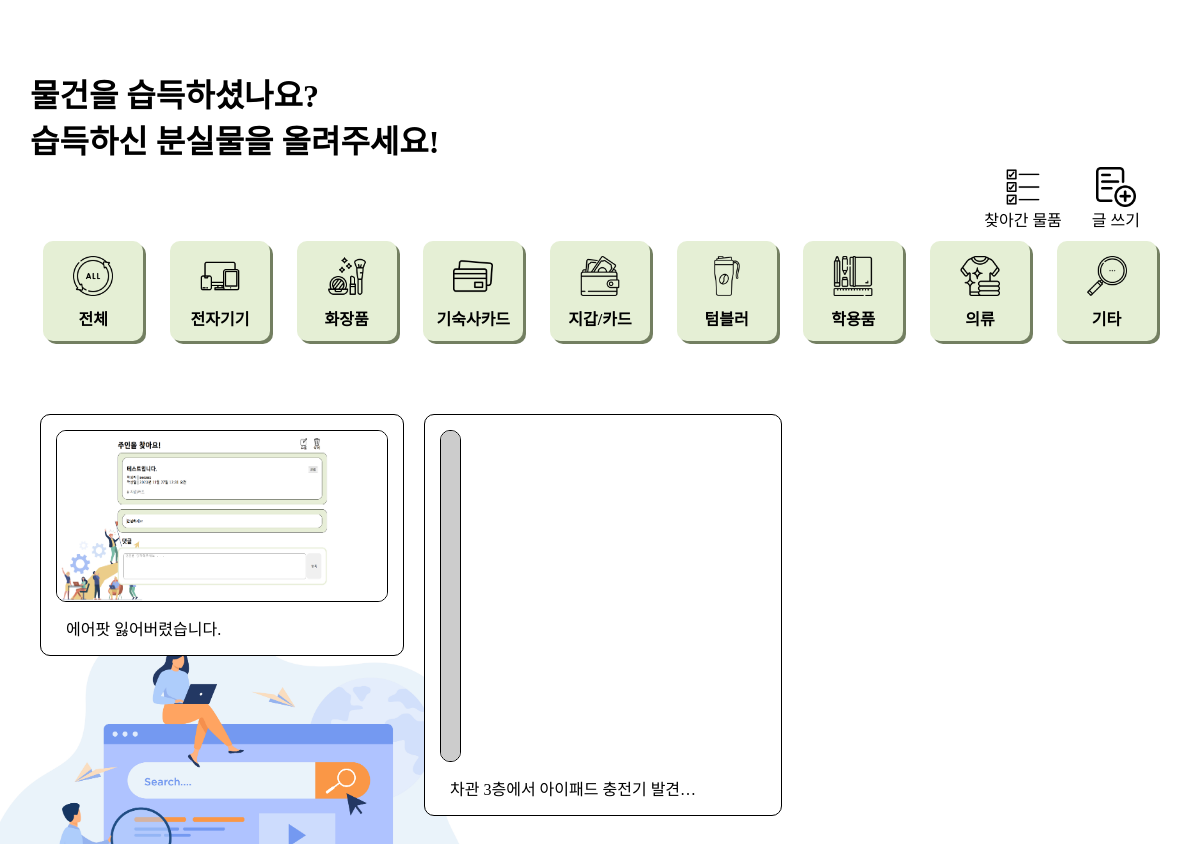
The page /message/find/ on the database as committed earlier.
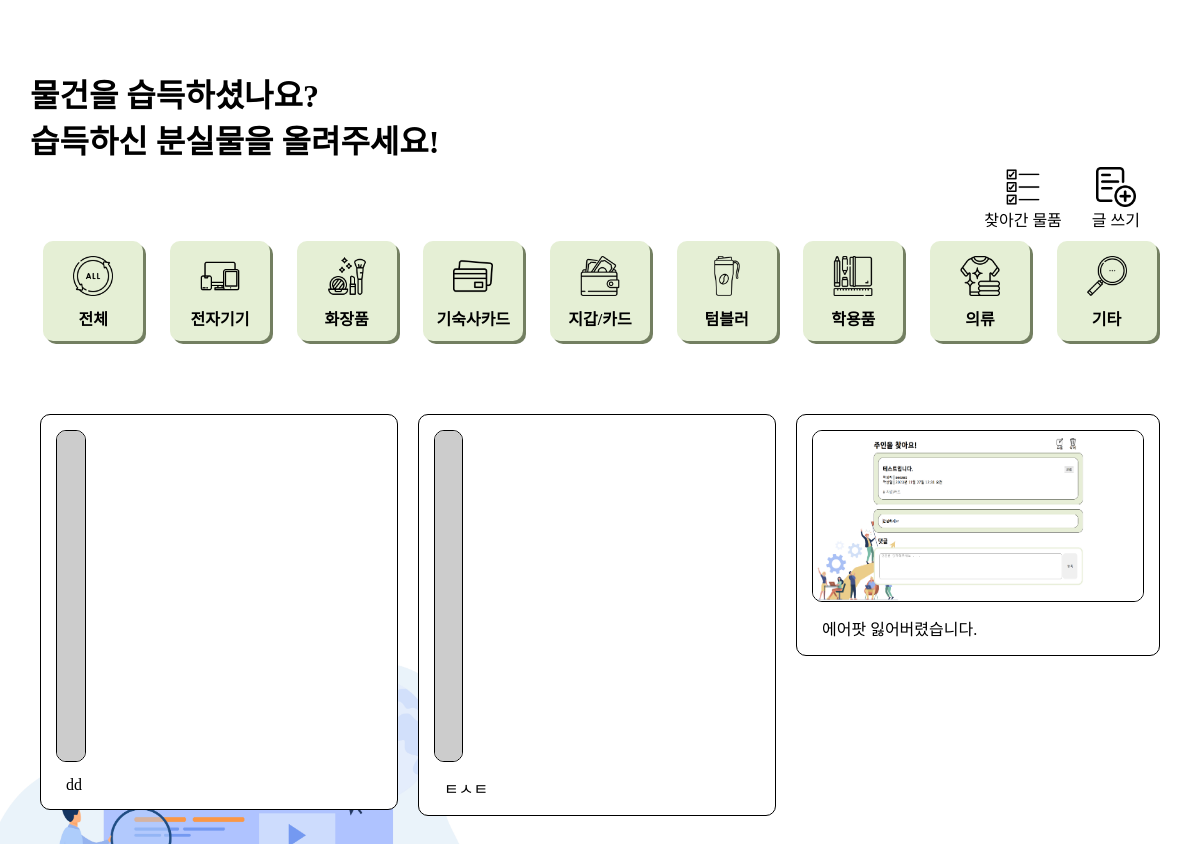
The same page on the database as committed later.
### message/models.py (models this page shows, shortened)
class Category(models.Model):
    name = models.CharField(max_length=10, unique=True)
    slug = models.SlugField(max_length=100, unique=True, allow_unicode=True)
    head_image = models.ImageField(upload_to='message/images/category/', blank=True)
    def __str__(self):
        return self.name
    def get_absolute_url_find(self):
        return f'/message/find/category/{self.slug}/'
    class Meta:
        verbose_name_plural = 'Categories'

class FindItem(models.Model):
    title = models.CharField(max_length=30)
    author = models.ForeignKey(settings.AUTH_USER_MODEL, null=True, on_delete=models.SET_NULL)
    place = models.CharField(max_length=15, null=True)
    created_at = models.DateTimeField(auto_now_add=True)
    category = models.ForeignKey(Category, null=True, on_delete=models.SET_NULL)
    head_image = models.ImageField(upload_to='message/images/find/%Y/%m/%d/', blank=True)
    content = models.TextField()
    def __str__(self):
        return f'{self.title}'
    def get_absolute_url(self):
        return f'/message/find/{self.pk}/'

### message/views.py (the view)
# urls.py: path('find/', views.findList.as_view()),
class findList(ListView):
    model = FindItem
    ordering = '-pk'
    template_name = 'message/findItem_list.html'
    def get_context_data(self, **kwargs):
        context = super(findList, self).get_context_data()
        context['categories'] = Category.objects.all()
        return context

### message/templates/message/findItem_list.html (shortened to what this page needs)
<!DOCTYPE html>
{% load static %}
<html lang="ko">
<head>
    <link rel="stylesheet" href="{% static 'message/css/base_list.css' %}" media="screen" />
</head>
<body>
    <div class="container">
        <div class="main-title main-title-font">
            물건을 습득하셨나요?<br>습득하신 분실물을 올려주세요!
        </div>
        <div class="post-button">
            <a class="detail-link-new-post" href="../complete_post/">
                <div class="post-list-move-button">
                    <img src="/static/message/image/complete.png" width="40" height="40">
                    찾아간 물품
                </div>
            </a>
            {% if user.is_authenticated %}
            <a class="detail-link-new-post" href="/message/find/create_post/">
                <div class="post-create-button">
                    <img src="/static/message/image/new_post_icon.png" width="40" height="40">
                    글 쓰기
                </div>
            </a>
            {% else %}
            <a class="detail-link-new-post" href="/login/">
                <div class="post-create-button">
                    <img src="/static/message/image/new_post_icon.png" width="40" height="40">
                    글 쓰기
                </div>
            </a>
            {% endif %}
        </div>
        <div class="category-container">
            <div class="category-content">
                <a class="detail-link" href="/message/find/">
                    <div class="icon-text-wrapper">
                        <img src="/static/message/image/all.png" width="40" height="40">
                        <div class="category-font">전체</div>
                    </div>
                </a>
            </div>
            {% for category in categories %}
            <div class="category-content">
                <a class="detail-link" href="{{ category.get_absolute_url_find }}">
                    <div class="icon-text-wrapper">
                        <img src="{{ category.head_image.url }}" width="40" height="40">
                        <div class="category-font">{{ category }}</div>
                    </div>
                </a>
            </div>
            {% endfor %}
        </div>
        <br />
        <div class="post-container">
            {% for item in object_list %}
            <a class="detail-link" href="{{ item.get_absolute_url }}">
                <div class="post-content">
                    {% if item.head_image %}
                    <img class="post-image" src="{{ item.head_image.url }}" width="330px" height="170px"
                        alt="{{ item }} head image">
                    {% else %}
                    <img class="post-image" src="https://picsum.photos/seed/{{ item.id }}/330/170" alt="random_image">
                    {% endif %}
                    <div class="post-text-box">
                        <div class="post-title-font">
                            {{ item.title | truncatechars:20 }}
                        </div>
                    </div>
                </div>
            </a>
            {% endfor %}
        </div>
    </div>
</body>
</html>

Rows that differ between the two databases and show on the page:
removed FindItem: title "차관 3층에서 아이패드 충전기 발견…"
added FindItem: title "dd"
added FindItem: title "ㅌㅅㅌ"
